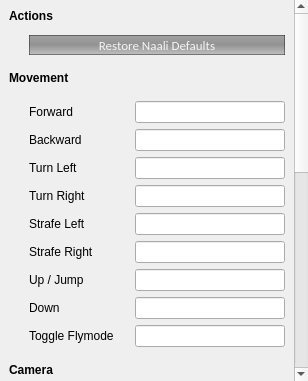
<?xml version="1.0" encoding="UTF-8"?>
<ui version="4.0">
 <class>BindingWidget</class>
 <widget class="QWidget" name="BindingWidget">
  <property name="geometry">
   <rect>
    <x>0</x>
    <y>0</y>
    <width>308</width>
    <height>381</height>
   </rect>
  </property>
  <property name="windowTitle">
   <string>BindingWidget</string>
  </property>
  <property name="styleSheet">
   <string notr="true"/>
  </property>
  <layout class="QVBoxLayout" name="verticalLayout">
   <property name="spacing">
    <number>0</number>
   </property>
   <property name="margin">
    <number>0</number>
   </property>
   <item>
    <widget class="QScrollArea" name="scrollArea">
     <property name="frameShape">
      <enum>QFrame::NoFrame</enum>
     </property>
     <property name="lineWidth">
      <number>0</number>
     </property>
     <property name="widgetResizable">
      <bool>true</bool>
     </property>
     <widget class="QWidget" name="scrollAreaWidgetContents">
      <property name="geometry">
       <rect>
        <x>0</x>
        <y>0</y>
        <width>291</width>
        <height>803</height>
       </rect>
      </property>
      <layout class="QVBoxLayout" name="verticalLayout_3">
       <item>
        <layout class="QVBoxLayout" name="scrollAreaLayout">
         <property name="margin">
          <number>0</number>
         </property>
         <item>
          <widget class="QLabel" name="label_2">
           <property name="font">
            <font>
             <weight>75</weight>
             <bold>true</bold>
            </font>
           </property>
           <property name="styleSheet">
            <string notr="true">padding-bottom: 6px;</string>
           </property>
           <property name="text">
            <string>Actions</string>
           </property>
           <property name="indent">
            <number>0</number>
           </property>
          </widget>
         </item>
         <item>
          <widget class="QPushButton" name="restoreDefaultsPushButton">
           <property name="minimumSize">
            <size>
             <width>0</width>
             <height>20</height>
            </size>
           </property>
           <property name="font">
            <font>
             <family>Calibri</family>
             <pointsize>10</pointsize>
            </font>
           </property>
           <property name="styleSheet">
            <string notr="true">QPushButton {
	margin-left: 20px;
	background-color: qlineargradient(spread:pad, x1:0, y1:0, x2:0, y2:1, stop:0 rgba(162, 162, 162, 255), stop:0.488636 rgba(147, 147, 147, 255), stop:1 rgba(194, 194, 194, 255));
	border: 1px solid rgba(0,0,0,100);
	border-radius: 0px;
	color: rgba(255,255,255,225);
}

QPushButton::hover {
	color: rgba(255,255,255,255);
	background-color: qlineargradient(spread:pad, x1:0, y1:0, x2:0, y2:1, stop:0 rgba(187, 187, 187, 255), stop:0.488636 rgba(147, 147, 147, 255), stop:1 rgba(216, 216, 216, 255));
}

QPushButton::pressed {
	color: black;
}</string>
           </property>
           <property name="text">
            <string>Restore Naali Defaults</string>
           </property>
          </widget>
         </item>
         <item>
          <widget class="QLabel" name="labelTitleMovement">
           <property name="font">
            <font>
             <weight>75</weight>
             <bold>true</bold>
            </font>
           </property>
           <property name="styleSheet">
            <string notr="true">padding-top: 10px;</string>
           </property>
           <property name="text">
            <string>Movement</string>
           </property>
           <property name="indent">
            <number>0</number>
           </property>
          </widget>
         </item>
         <item>
          <layout class="QFormLayout" name="formLayout_Movement">
           <property name="fieldGrowthPolicy">
            <enum>QFormLayout::AllNonFixedFieldsGrow</enum>
           </property>
           <property name="leftMargin">
            <number>20</number>
           </property>
           <property name="topMargin">
            <number>10</number>
           </property>
           <property name="bottomMargin">
            <number>10</number>
           </property>
           <item row="0" column="0">
            <widget class="QLabel" name="forwardLabel">
             <property name="minimumSize">
              <size>
               <width>100</width>
               <height>0</height>
              </size>
             </property>
             <property name="text">
              <string>Forward</string>
             </property>
            </widget>
           </item>
           <item row="0" column="1">
            <widget class="QLineEdit" name="forwardLineEdit"/>
           </item>
           <item row="1" column="0">
            <widget class="QLabel" name="backwardLabel">
             <property name="text">
              <string>Backward</string>
             </property>
            </widget>
           </item>
           <item row="1" column="1">
            <widget class="QLineEdit" name="backwardLineEdit"/>
           </item>
           <item row="4" column="0">
            <widget class="QLabel" name="strafeLeftLabel">
             <property name="text">
              <string>Strafe Left</string>
             </property>
            </widget>
           </item>
           <item row="4" column="1">
            <widget class="QLineEdit" name="strafeLeftLineEdit"/>
           </item>
           <item row="5" column="0">
            <widget class="QLabel" name="strafeRightLabel">
             <property name="text">
              <string>Strafe Right</string>
             </property>
            </widget>
           </item>
           <item row="5" column="1">
            <widget class="QLineEdit" name="strafeRightLineEdit"/>
           </item>
           <item row="6" column="0">
            <widget class="QLabel" name="upJumpLabel">
             <property name="text">
              <string>Up / Jump</string>
             </property>
            </widget>
           </item>
           <item row="6" column="1">
            <widget class="QLineEdit" name="upJumpLineEdit"/>
           </item>
           <item row="7" column="0">
            <widget class="QLabel" name="downLabel">
             <property name="text">
              <string>Down</string>
             </property>
            </widget>
           </item>
           <item row="7" column="1">
            <widget class="QLineEdit" name="downLineEdit"/>
           </item>
           <item row="8" column="0">
            <widget class="QLabel" name="toggleFlyLabel">
             <property name="text">
              <string>Toggle Flymode</string>
             </property>
            </widget>
           </item>
           <item row="8" column="1">
            <widget class="QLineEdit" name="toggleFlyLineEdit"/>
           </item>
           <item row="2" column="0">
            <widget class="QLabel" name="turnLeftLabel">
             <property name="text">
              <string>Turn Left</string>
             </property>
            </widget>
           </item>
           <item row="2" column="1">
            <widget class="QLineEdit" name="turnLeftLineEdit"/>
           </item>
           <item row="3" column="0">
            <widget class="QLabel" name="turnRightLabel">
             <property name="text">
              <string>Turn Right</string>
             </property>
            </widget>
           </item>
           <item row="3" column="1">
            <widget class="QLineEdit" name="turnRightLineEdit"/>
           </item>
          </layout>
         </item>
         <item>
          <widget class="QLabel" name="labelTitleCamera">
           <property name="font">
            <font>
             <weight>75</weight>
             <bold>true</bold>
            </font>
           </property>
           <property name="text">
            <string>Camera</string>
           </property>
           <property name="indent">
            <number>0</number>
           </property>
          </widget>
         </item>
         <item>
          <layout class="QFormLayout" name="formLayout_Camera">
           <property name="leftMargin">
            <number>20</number>
           </property>
           <property name="topMargin">
            <number>10</number>
           </property>
           <property name="bottomMargin">
            <number>10</number>
           </property>
           <item row="0" column="0">
            <widget class="QLabel" name="toggleCameraModeLabel">
             <property name="minimumSize">
              <size>
               <width>100</width>
               <height>0</height>
              </size>
             </property>
             <property name="text">
              <string>Toggle Mode</string>
             </property>
            </widget>
           </item>
           <item row="0" column="1">
            <widget class="QLineEdit" name="toggleCameraModeLineEdit"/>
           </item>
           <item row="1" column="0">
            <widget class="QLabel" name="zoomInLabel">
             <property name="text">
              <string>Zoom in</string>
             </property>
            </widget>
           </item>
           <item row="1" column="1">
            <widget class="QLineEdit" name="zoomInLineEdit"/>
           </item>
           <item row="2" column="0">
            <widget class="QLabel" name="zoomOutLabel">
             <property name="text">
              <string>Zoom out</string>
             </property>
            </widget>
           </item>
           <item row="2" column="1">
            <widget class="QLineEdit" name="zoomOutLineEdit"/>
           </item>
          </layout>
         </item>
         <item>
          <widget class="QLabel" name="labelTitlePython">
           <property name="font">
            <font>
             <weight>75</weight>
             <bold>true</bold>
            </font>
           </property>
           <property name="text">
            <string>Python</string>
           </property>
          </widget>
         </item>
         <item>
          <layout class="QFormLayout" name="formLayout_Python">
           <property name="fieldGrowthPolicy">
            <enum>QFormLayout::AllNonFixedFieldsGrow</enum>
           </property>
           <property name="leftMargin">
            <number>20</number>
           </property>
           <property name="topMargin">
            <number>10</number>
           </property>
           <property name="bottomMargin">
            <number>10</number>
           </property>
           <item row="0" column="0">
            <widget class="QLabel" name="runLabel">
             <property name="minimumSize">
              <size>
               <width>100</width>
               <height>0</height>
              </size>
             </property>
             <property name="text">
              <string>Run</string>
             </property>
            </widget>
           </item>
           <item row="0" column="1">
            <widget class="QLineEdit" name="runLineEdit"/>
           </item>
           <item row="1" column="0">
            <widget class="QLabel" name="restartLabel">
             <property name="text">
              <string>Restart</string>
             </property>
            </widget>
           </item>
           <item row="1" column="1">
            <widget class="QLineEdit" name="restartLineEdit"/>
           </item>
           <item row="3" column="0">
            <widget class="QLabel" name="toggleObjectMoveLabel">
             <property name="text">
              <string>Toggle Object Move</string>
             </property>
            </widget>
           </item>
           <item row="3" column="1">
            <widget class="QLineEdit" name="toggleObjectMoveLineEdit"/>
           </item>
           <item row="4" column="0">
            <widget class="QLabel" name="toggleObjectScaleLabel">
             <property name="text">
              <string>Toggle Object Scale</string>
             </property>
            </widget>
           </item>
           <item row="4" column="1">
            <widget class="QLineEdit" name="toggleObjectScaleLineEdit"/>
           </item>
           <item row="2" column="0">
            <widget class="QLabel" name="duplicateDragLabel">
             <property name="text">
              <string>Duplicate Drag</string>
             </property>
            </widget>
           </item>
           <item row="2" column="1">
            <widget class="QLineEdit" name="duplicateDragLineEdit"/>
           </item>
          </layout>
         </item>
         <item>
          <widget class="QLabel" name="label">
           <property name="font">
            <font>
             <weight>75</weight>
             <bold>true</bold>
            </font>
           </property>
           <property name="text">
            <string>General</string>
           </property>
          </widget>
         </item>
         <item>
          <layout class="QFormLayout" name="formLayout_General">
           <property name="fieldGrowthPolicy">
            <enum>QFormLayout::AllNonFixedFieldsGrow</enum>
           </property>
           <property name="leftMargin">
            <number>20</number>
           </property>
           <property name="topMargin">
            <number>10</number>
           </property>
           <property name="bottomMargin">
            <number>10</number>
           </property>
           <item row="1" column="0">
            <widget class="QLabel" name="deleteLabel">
             <property name="minimumSize">
              <size>
               <width>100</width>
               <height>0</height>
              </size>
             </property>
             <property name="text">
              <string>Delete</string>
             </property>
            </widget>
           </item>
           <item row="1" column="1">
            <widget class="QLineEdit" name="deleteLineEdit"/>
           </item>
           <item row="2" column="0">
            <widget class="QLabel" name="undoLabel">
             <property name="text">
              <string>Undo</string>
             </property>
            </widget>
           </item>
           <item row="2" column="1">
            <widget class="QLineEdit" name="undoLineEdit"/>
           </item>
           <item row="3" column="0">
            <widget class="QLabel" name="objectLinkLabel">
             <property name="text">
              <string>Object Link</string>
             </property>
            </widget>
           </item>
           <item row="3" column="1">
            <widget class="QLineEdit" name="objectLinkLineEdit"/>
           </item>
           <item row="4" column="0">
            <widget class="QLabel" name="objectUnlinkLabel">
             <property name="text">
              <string>Object Unlink</string>
             </property>
            </widget>
           </item>
           <item row="4" column="1">
            <widget class="QLineEdit" name="objectUnlinkLineEdit"/>
           </item>
           <item row="0" column="0">
            <widget class="QLabel" name="toggleConsoleLabel">
             <property name="text">
              <string>Toggle Console</string>
             </property>
            </widget>
           </item>
           <item row="0" column="1">
            <widget class="QLineEdit" name="toggleConsoleLineEdit"/>
           </item>
          </layout>
         </item>
        </layout>
       </item>
      </layout>
     </widget>
    </widget>
   </item>
  </layout>
 </widget>
 <resources/>
 <connections/>
</ui>
